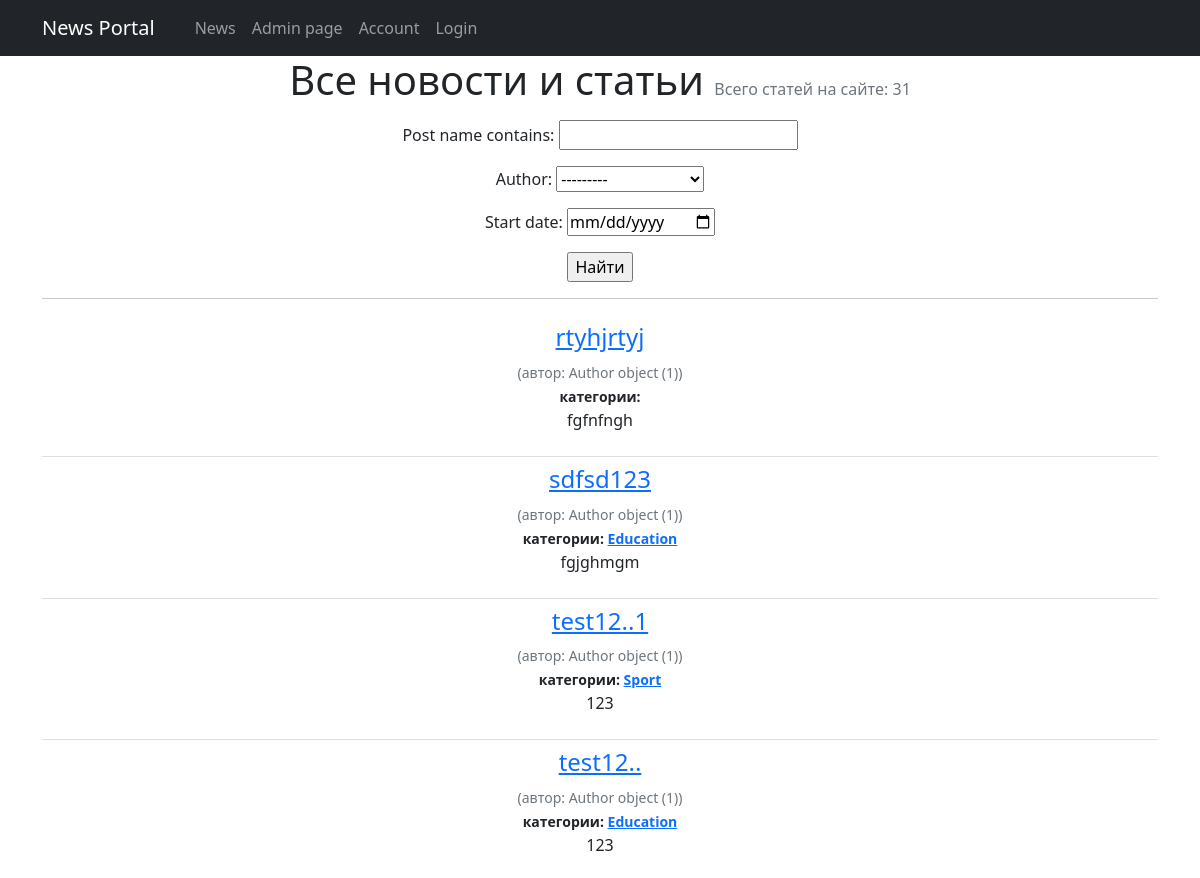
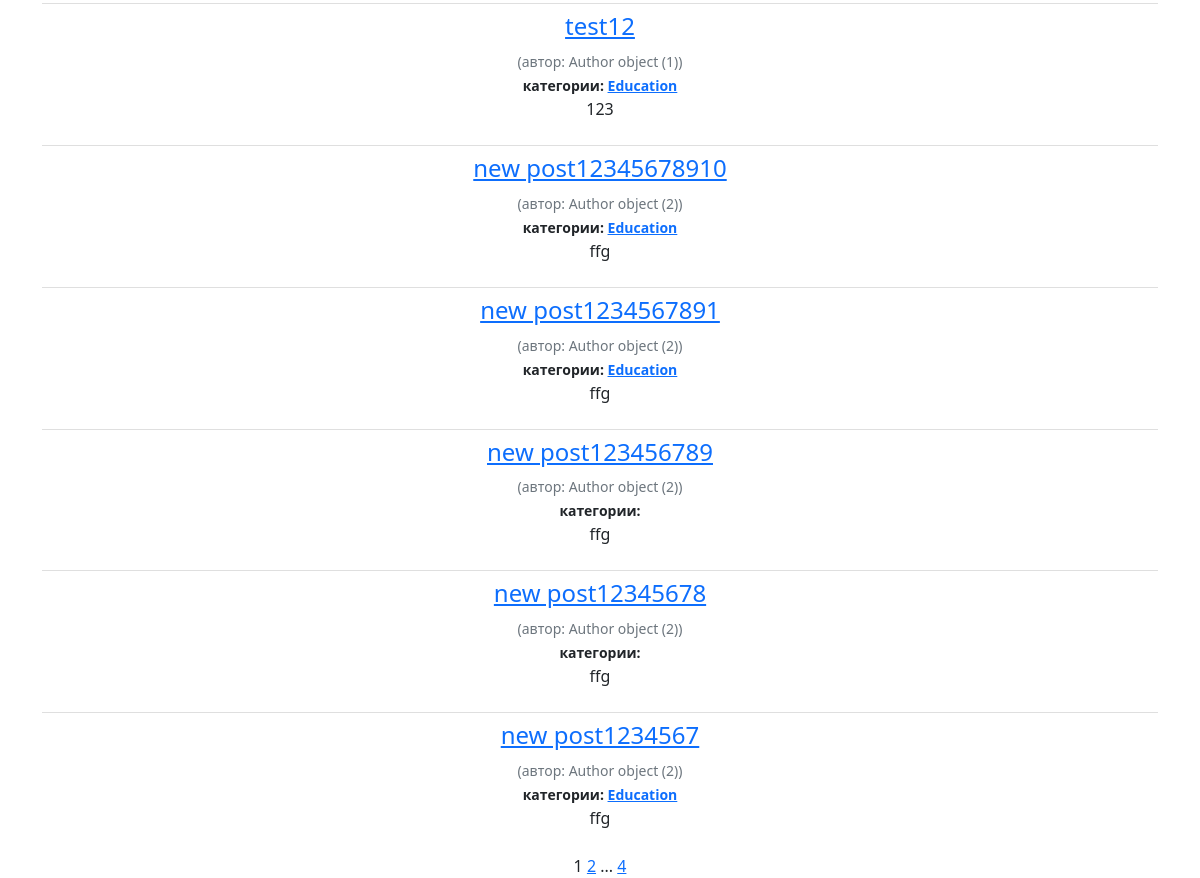
Page /news/ on the committed database (2 pictures, top to bottom).
### News/models.py (models this page shows, shortened)
class Post(models.Model):
    author = models.ForeignKey(Author, on_delete=models.CASCADE)
    article = 'article'
    news = 'news'
    type = [
        (article, 'article'),
        (news, 'news')
    ]
    type_post = models.CharField(choices=type, max_length=7, default=article)
    publication_date = models.DateTimeField(auto_now_add=True)
    category = models.ManyToManyField(Category, through='PostCategory')
    post_name = models.CharField(max_length=30, unique=True)
    post_text = models.TextField()
    rating = models.IntegerField(default=0, null=True)

class Author(models.Model):
    user = models.OneToOneField(User, on_delete=models.CASCADE)
    _rating = models.IntegerField(default=0)

class Category(models.Model):
    category = models.CharField(max_length=255, unique=True)
    subscribers = models.ManyToManyField(User, related_name='categories')
    def __str__(self):
        return self.category.title()

### News/views.py (the view, shortened to what this page needs)
# urls.py: path('', cache_page(60 * 10)(PostList.as_view()), name='post_list'),
class PostList(ListView):
    model = Post
    ordering = '-publication_date'
    template_name = 'posts.html'
    context_object_name = 'posts'
    paginate_by = 10
    def get_queryset(self):
        queryset = super().get_queryset()
        self.filterset = PostFilter(self.request.GET, queryset)
        return self.filterset.qs
    def get_context_data(self, **kwargs):
        context = super().get_context_data(**kwargs)
        context['filterset'] = self.filterset
        return context

### News/templatetags/custom_filters.py (called while the page is built)
@register.filter()
def censor(value):
    for word in CENSOR_WORDS:
        value = value.replace(word, '*' * len(word))
    return value

### templates/posts.html (shortened to what this page needs)
{% extends 'flatpages/default.html' %}
{% load custom_tags %}
{% load custom_filters %}
{% block content %}
    <h1 class="text-center">Все новости и статьи <span class="text-muted fs-6 fw-normal"> Всего статей на сайте: {{ page_obj.paginator.count }}</span></h1>
        <p class="text-center">
            <form action="" method="get">
                {{ filterset.form.as_p }}
                <input type="submit" value="Найти" />
            </form>
    <hr>
<ul class="list-group list-group-flush">
    {% if posts %}
        {% for post in posts %}
           <li class="list-group-item">
                <h4><a href="/news/{{post.pk}}">{{ post.post_name }}</a></h4>
                <small class="text-muted">(автор: {{post.author}})</small> <br>
                <small class="fw-bold"  >категории:
                    {% for category in post.category.all %}
                        <a href="{% url 'category_list' category.id %}">{{ category }}</a>
                    {% endfor %}
                </small>
                <p>{{ post.post_text|truncatechars:20|censor }}</p>
            </li>
        {% endfor %}
    {% else %}
        <h2>Статей нет</h2>
    {% endif %}
</ul>
    {{ page_obj.number }}
    {% if page_obj.has_next %}
       <a href="?page={{ page_obj.next_page_number }}">{{ page_obj.next_page_number }}</a>
       {% if paginator.num_pages != page_obj.next_page_number %}
           ...
           <a href="?page={{ page_obj.paginator.num_pages }}">{{ page_obj.paginator.num_pages }}</a>
       {% endif %}
    {% endif %}
{% endblock content %}

### rows in the picture
Post: post_name "rtyhjrtyj", author "Author object (1)", post_text|censor "fgfnfngh"
Post: post_name "sdfsd123", author "Author object (1)", post_text|censor "fgjghmgm"
Category: category "Education"
Post: post_name "test12..1", author "Author object (1)", post_text|censor "123"
Category: category "Sport"
Post: post_name "test12..", author "Author object (1)", post_text|censor "123"
Post: post_name "test12", author "Author object (1)", post_text|censor "123"
Post: post_name "new post12345678910", author "Author object (2)", post_text|censor "ffg"
Post: post_name "new post1234567891", author "Author object (2)", post_text|censor "ffg"
Post: post_name "new post123456789", author "Author object (2)", post_text|censor "ffg"
Post: post_name "new post12345678", author "Author object (2)", post_text|censor "ffg"
Post: post_name "new post1234567", author "Author object (2)", post_text|censor "ffg"

### other values in the picture
{{ page_obj.paginator.count }} "31"
{{ page_obj.number }} "1"
{{ page_obj.next_page_number }} "2"
{{ page_obj.paginator.num_pages }} "4"
